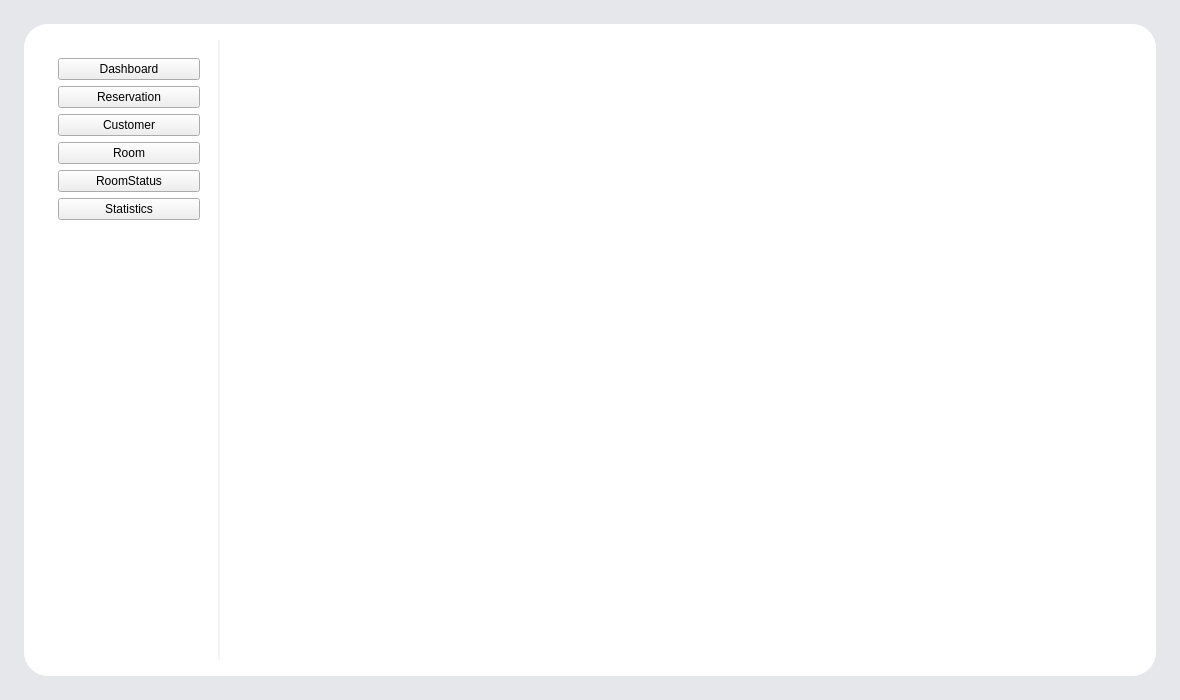
<?xml version="1.0" encoding="UTF-8"?>
<ui version="4.0">
 <class>MainWindow</class>
 <widget class="QMainWindow" name="MainWindow">
  <property name="geometry">
   <rect>
    <x>0</x>
    <y>0</y>
    <width>1180</width>
    <height>700</height>
   </rect>
  </property>
  <property name="minimumSize">
   <size>
    <width>0</width>
    <height>0</height>
   </size>
  </property>
  <property name="maximumSize">
   <size>
    <width>16777215</width>
    <height>16777215</height>
   </size>
  </property>
  <property name="windowTitle">
   <string>MainWindow</string>
  </property>
  <property name="styleSheet">
   <string notr="true">/* ================= 1. BASE STRUCTURE (rounded-corner fix) ================= */
QWidget#centralwidget {
    background-color: #E5E7EB; /* Outer gray background */
}

QFrame#mainAppContainer {
    background-color: #FFFFFF;
    border-radius: 24px;
}

/* Add a subtle border and rounded left menu corners to avoid sharp edges. */
QFrame#sidebarFrame {
    border-right: 2px solid #F1F5F9;
    border-top-left-radius: 24px;
    border-bottom-left-radius: 24px;
}

QFrame#headerFrame {
    border-bottom: 2px solid #F1F5F9;
}

/* Keep the inner area transparent so it inherits mainAppContainer's white background. */
QFrame#mainContainFrame, QStackedWidget {
        background-color: #FFFFFF;
    border-radius: 24px;
         border: none;
}

QPushButton[sidebarBtn=&quot;true&quot;] {
    background-color: transparent;
    color: #A3AED0; /* Gray text while inactive */
    border: none;
    text-align: left;
    padding-left: 20px;
    font-size: 14px;
    font-weight: 600;
    min-height: 45px;
    border-radius: 10px;
}

/* Hover state */
QPushButton[sidebarBtn=&quot;true&quot;]:hover {
    background-color: #F4F7FE;
    color: #005BFE;
}

/* Active button style */
QPushButton[sidebarBtn=&quot;true&quot;][active=&quot;true&quot;] {
    background-color: #005BFE; /* Primary blue */
    color: #FFFFFF; /* White text */
}


/* ================= 3. RIGHT HEADER (title) ================= */
/* "Hello Jack" label */
QLabel#lblWelcome {
    color: #2B3674;
    font-size: 26px;
    font-weight: 900; /* Extra-bold */
    padding-left: 25px; /* Align with the room cards below */
    padding-top: 15px;
}

/* Date label */
QLabel#lblDate {
    color: #A3AED0;
    font-size: 14px;
    font-weight: bold;
    padding-left: 0px;
    padding-bottom: 0px;
}

/* ================= 4. MESSAGE BOX STYLE (QMessageBox) ================= */
QMessageBox {
    background-color: #FFFFFF;
}

QMessageBox QLabel {
    color: #2B3674;
    font-size: 13px;
    font-weight: 500;
}

QMessageBox QPushButton {
    background-color: #005BFE;
    color: #FFFFFF;
    font-weight: 700;
    border-radius: 8px;
    padding: 6px 18px;
    font-size: 12px;
    border: none;
    min-width: 80px;
}

QMessageBox QPushButton:hover {
    background-color: #2B7BFF;
}</string>
  </property>
  <widget class="QWidget" name="centralwidget">
   <layout class="QGridLayout" name="gridLayout">
    <property name="leftMargin">
     <number>24</number>
    </property>
    <property name="topMargin">
     <number>24</number>
    </property>
    <property name="rightMargin">
     <number>24</number>
    </property>
    <property name="bottomMargin">
     <number>24</number>
    </property>
    <item row="0" column="0">
     <widget class="QFrame" name="mainAppContainer">
      <property name="frameShape">
       <enum>QFrame::Shape::StyledPanel</enum>
      </property>
      <property name="frameShadow">
       <enum>QFrame::Shadow::Raised</enum>
      </property>
      <layout class="QHBoxLayout" name="horizontalLayout">
       <property name="spacing">
        <number>0</number>
       </property>
       <property name="leftMargin">
        <number>16</number>
       </property>
       <property name="topMargin">
        <number>16</number>
       </property>
       <property name="rightMargin">
        <number>16</number>
       </property>
       <property name="bottomMargin">
        <number>16</number>
       </property>
       <item>
        <widget class="QFrame" name="sidebarFrame">
         <property name="minimumSize">
          <size>
           <width>180</width>
           <height>0</height>
          </size>
         </property>
         <property name="maximumSize">
          <size>
           <width>180</width>
           <height>16777215</height>
          </size>
         </property>
         <property name="frameShape">
          <enum>QFrame::Shape::StyledPanel</enum>
         </property>
         <property name="frameShadow">
          <enum>QFrame::Shadow::Raised</enum>
         </property>
         <layout class="QVBoxLayout" name="verticalLayout_2">
          <item>
           <widget class="QWidget" name="widget" native="true">
            <layout class="QVBoxLayout" name="verticalLayout_4">
             <item>
              <widget class="QPushButton" name="btnDashboard">
               <property name="text">
                <string>Dashboard</string>
               </property>
               <property name="sidebarBtn" stdset="0">
                <bool>true</bool>
               </property>
              </widget>
             </item>
             <item>
              <widget class="QPushButton" name="btnReservation">
               <property name="text">
                <string>Reservation</string>
               </property>
               <property name="sidebarBtn" stdset="0">
                <bool>true</bool>
               </property>
              </widget>
             </item>
             <item>
              <widget class="QPushButton" name="btnCustomer">
               <property name="text">
                <string>Customer</string>
               </property>
               <property name="sidebarBtn" stdset="0">
                <bool>true</bool>
               </property>
              </widget>
             </item>
             <item>
              <widget class="QPushButton" name="btnRoom">
               <property name="text">
                <string>Room</string>
               </property>
               <property name="sidebarBtn" stdset="0">
                <bool>true</bool>
               </property>
              </widget>
             </item>
             <item>
              <widget class="QPushButton" name="btnRoomStatus">
               <property name="text">
                <string>RoomStatus</string>
               </property>
               <property name="sidebarBtn" stdset="0">
                <bool>true</bool>
               </property>
              </widget>
             </item>
             <item>
                <widget class="QPushButton" name="btnStatistics">
                 <property name="text">
                    <string>Statistics</string>
                 </property>
                 <property name="sidebarBtn" stdset="0">
                    <bool>true</bool>
                 </property>
                </widget>
             </item>
                <item>
              <spacer name="verticalSpacer">
               <property name="orientation">
                <enum>Qt::Orientation::Vertical</enum>
               </property>
               <property name="sizeHint" stdset="0">
                <size>
                 <width>20</width>
                 <height>40</height>
                </size>
               </property>
              </spacer>
             </item>
            </layout>
           </widget>
          </item>
         </layout>
        </widget>
       </item>
       <item>
        <widget class="QWidget" name="rightContainer" native="true">
         <property name="styleSheet">
          <string notr="true">background-color: #FFFFFF;</string>
         </property>
         <layout class="QVBoxLayout" name="verticalLayout">
          <property name="spacing">
           <number>0</number>
          </property>
          <property name="leftMargin">
           <number>0</number>
          </property>
          <property name="topMargin">
           <number>0</number>
          </property>
          <property name="rightMargin">
           <number>0</number>
          </property>
          <property name="bottomMargin">
           <number>0</number>
          </property>
          <item>
           <widget class="QFrame" name="mainContainFrame">
            <property name="frameShape">
             <enum>QFrame::Shape::StyledPanel</enum>
            </property>
            <property name="frameShadow">
             <enum>QFrame::Shadow::Raised</enum>
            </property>
            <layout class="QVBoxLayout" name="verticalLayout_3">
                 <property name="spacing">
                  <number>0</number>
                 </property>
                 <property name="leftMargin">
                  <number>0</number>
                 </property>
                 <property name="topMargin">
                  <number>0</number>
                 </property>
                 <property name="rightMargin">
                  <number>0</number>
                 </property>
                 <property name="bottomMargin">
                  <number>0</number>
                 </property>
             <item>
              <widget class="QStackedWidget" name="stackedWidget">
               <property name="styleSheet">
                <string notr="true">background-color: #FFFFFF;</string>
               </property>
               <widget class="QWidget" name="page"/>
               <widget class="QWidget" name="page_2"/>
              </widget>
             </item>
            </layout>
           </widget>
          </item>
         </layout>
        </widget>
       </item>
      </layout>
     </widget>
    </item>
   </layout>
  </widget>
 </widget>
 <resources/>
 <connections/>
</ui>
